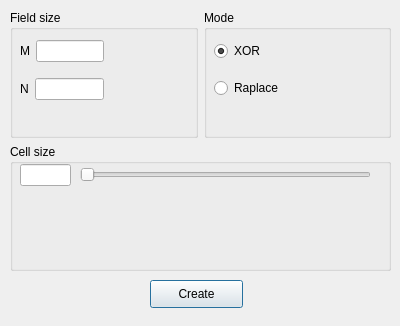
<?xml version="1.0" encoding="UTF-8"?>
<ui version="4.0">
 <class>OptionsDialog</class>
 <widget class="QDialog" name="OptionsDialog">
  <property name="enabled">
   <bool>true</bool>
  </property>
  <property name="geometry">
   <rect>
    <x>0</x>
    <y>0</y>
    <width>400</width>
    <height>326</height>
   </rect>
  </property>
  <property name="sizePolicy">
   <sizepolicy hsizetype="Fixed" vsizetype="Fixed">
    <horstretch>0</horstretch>
    <verstretch>0</verstretch>
   </sizepolicy>
  </property>
  <property name="windowTitle">
   <string>Set Options</string>
  </property>
  <property name="sizeGripEnabled">
   <bool>false</bool>
  </property>
  <property name="modal">
   <bool>false</bool>
  </property>
  <widget class="QWidget" name="verticalLayoutWidget_3">
   <property name="geometry">
    <rect>
     <x>10</x>
     <y>10</y>
     <width>381</width>
     <height>261</height>
    </rect>
   </property>
   <layout class="QVBoxLayout" name="verticalLayout_3">
    <item>
     <layout class="QHBoxLayout" name="horizontalLayout">
      <item>
       <widget class="QGroupBox" name="fieldSize">
        <property name="title">
         <string>Field size</string>
        </property>
        <widget class="QWidget" name="verticalLayoutWidget_2">
         <property name="geometry">
          <rect>
           <x>10</x>
           <y>20</y>
           <width>84</width>
           <height>80</height>
          </rect>
         </property>
         <layout class="QVBoxLayout" name="verticalLayout_2">
          <item>
           <layout class="QHBoxLayout" name="horizontalLayout_2">
            <item>
             <widget class="QLabel" name="labelM">
              <property name="text">
               <string>M</string>
              </property>
             </widget>
            </item>
            <item>
             <widget class="QLineEdit" name="lineM">
              <property name="sizePolicy">
               <sizepolicy hsizetype="Expanding" vsizetype="Fixed">
                <horstretch>0</horstretch>
                <verstretch>0</verstretch>
               </sizepolicy>
              </property>
              <property name="inputMethodHints">
               <set>Qt::ImhDigitsOnly</set>
              </property>
              <property name="inputMask">
               <string/>
              </property>
              <property name="text">
               <string/>
              </property>
              <property name="frame">
               <bool>true</bool>
              </property>
              <property name="echoMode">
               <enum>QLineEdit::Normal</enum>
              </property>
             </widget>
            </item>
           </layout>
          </item>
          <item>
           <layout class="QHBoxLayout" name="horizontalLayout_3">
            <item>
             <widget class="QLabel" name="labelN">
              <property name="text">
               <string>N</string>
              </property>
             </widget>
            </item>
            <item>
             <widget class="QLineEdit" name="lineN">
              <property name="inputMask">
               <string/>
              </property>
             </widget>
            </item>
           </layout>
          </item>
         </layout>
        </widget>
       </widget>
      </item>
      <item>
       <widget class="QGroupBox" name="Mode">
        <property name="title">
         <string>Mode</string>
        </property>
        <widget class="QWidget" name="verticalLayoutWidget">
         <property name="geometry">
          <rect>
           <x>10</x>
           <y>20</y>
           <width>160</width>
           <height>80</height>
          </rect>
         </property>
         <layout class="QVBoxLayout" name="verticalLayout">
          <item>
           <widget class="QRadioButton" name="XOR">
            <property name="enabled">
             <bool>true</bool>
            </property>
            <property name="text">
             <string>XOR</string>
            </property>
            <property name="checked">
             <bool>true</bool>
            </property>
           </widget>
          </item>
          <item>
           <widget class="QRadioButton" name="Replace">
            <property name="text">
             <string>Raplace</string>
            </property>
           </widget>
          </item>
         </layout>
        </widget>
       </widget>
      </item>
     </layout>
    </item>
    <item>
     <widget class="QGroupBox" name="groupBox">
      <property name="title">
       <string>Cell size</string>
      </property>
      <widget class="QLineEdit" name="cellSize">
       <property name="geometry">
        <rect>
         <x>10</x>
         <y>20</y>
         <width>51</width>
         <height>22</height>
        </rect>
       </property>
       <property name="inputMask">
        <string/>
       </property>
      </widget>
      <widget class="QSlider" name="cellSlider">
       <property name="geometry">
        <rect>
         <x>70</x>
         <y>20</y>
         <width>291</width>
         <height>22</height>
        </rect>
       </property>
       <property name="orientation">
        <enum>Qt::Horizontal</enum>
       </property>
      </widget>
     </widget>
    </item>
   </layout>
  </widget>
  <widget class="QPushButton" name="pushButton">
   <property name="geometry">
    <rect>
     <x>150</x>
     <y>280</y>
     <width>93</width>
     <height>28</height>
    </rect>
   </property>
   <property name="text">
    <string>Create</string>
   </property>
  </widget>
 </widget>
 <resources/>
 <connections/>
</ui>
